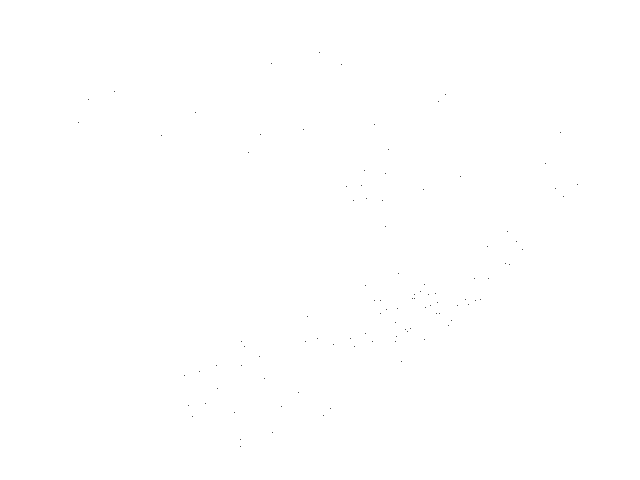
Frame 1 (no input)
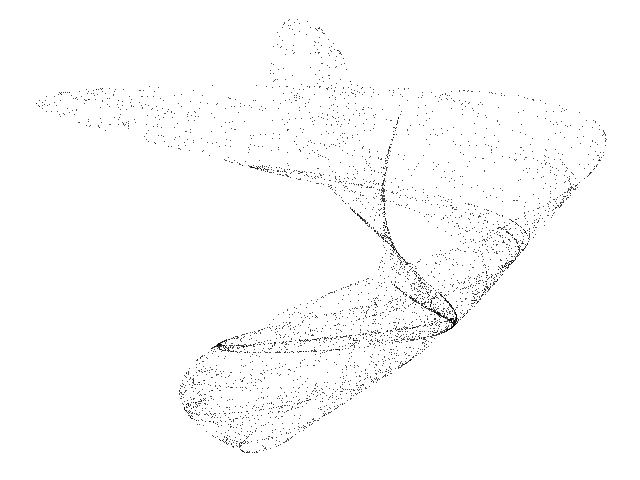
Frame 60 (the mouse pressed at the canvas centre just before this capture)
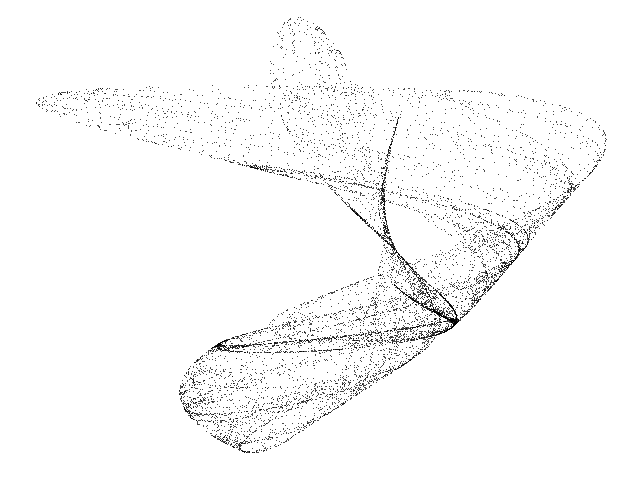
Frame 120 (the mouse held since frame 60 and released just before this capture)

The Processing sketch that drew these frames (run headless with seeded random() and noise(); from frame 60 on, the mouse is pressed at the canvas centre):

// Processing sketch: Bedhead_E
// ── Bedhead_E.pde
// Bedhead E chaotic map //

  float x = 1.0;
  float y = 1.0;
  float a = -0.67;
  float b = 0.83;


void setup() {
  
  size(640,480);
  background(255);
  
}


void draw() {
  
  for (int i=0; i<100; i++) {
    
    float nx = x;
    float ny = y;
     
    x = sin(nx * ny / b) * ny + cos(a * nx - ny);
    y = nx + sin(y) / b;

    point(170 + (270 * x), -60 + (190 * y));
        
  }

}
